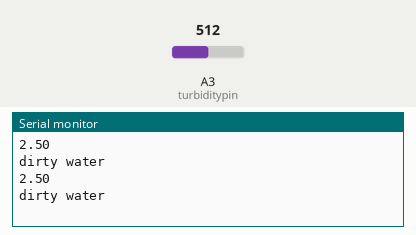
Simulated run of this sketch. Board: Arduino Uno, built with avr-gcc and run on an emulated ATmega328P. On the bench: the last lines printed to the serial monitor. The inputs (shaded band) are chosen by the test bench; at power-on: A3 (turbiditypin) = 512.

Above: at 2.8 s.
2.9 s: A3 (turbiditypin) set to 808
At 4.9 s:
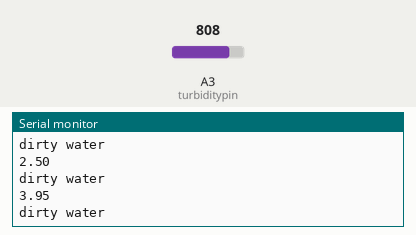
5.6 s: A3 (turbiditypin) set to 826
At 6.5 s:
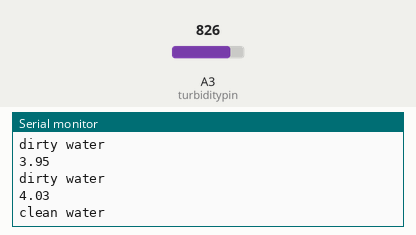
Timing chart, 0 to 8.6 s (numbered marks = the images above; inputs shaded):
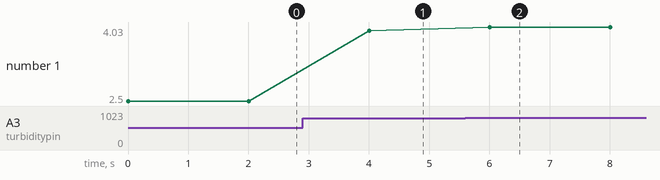

Measured:
- the behaviour switches between 819 and 820 on A3 (turbiditypin) (found by bisection; images 1 and 2)
- after the input at 2.9 s, the serial monitor: prints a new line after 1.1 s (image 1)
- after the input at 5.6 s, the serial monitor: prints a new line after 0.40 s (image 2)
- plotted number 1: 2.5 → 3.95 after the input at 2.9 s, 3.95 → 4.03 after the input at 5.6 s

The sketch:

version2.ino
```cpp
#define phpin A0
#define tdspin A1
#define turbiditypin A3

float sensor1volt,sensor2volt;
float sensor1,sensor2,sensor3;
float phvalue=0,acidvoltage=2032.44,neutralvoltage=1500.0; // data for phsensor
float ecvalue,ecvalue25,analogval2,tdsvalue=0,aref=5.0,adcrange=1024.0,tdsfactor =0.5,kvalue=1.0; // data for tdssensor
float turbidityvalue; // data for turbidity sensor
float temperature=25;


void setup() {
  // put your setup code here, to run once:
Serial.begin(9600);
}

void loop() {
  // put your main code here, to run repeatedly:
  //phvalue=readph();
  //delay(1000);
  //tdsvalue=readtds();
  //delay(1000);
  turbidityvalue=readturbidity();
  delay(1000);

}
float readph()
{
    sensor1volt = analogRead(phpin)/1024.0*5000;
    float slope = (7.0-4.0)/((neutralvoltage-1500.0)/3.0 - (acidvoltage-1500.0)/3.0);  // two point: (_neutralVoltage,7.0),(_acidVoltage,4.0)
    float intercept =  7.0 - slope*(neutralvoltage-1500.0)/3.0;
    sensor1 = slope*(sensor1volt-1500.0)/3.0+intercept;
    Serial.print("phvalue:");
    Serial.println(sensor1);
    delay(1000);
    return sensor1;
  }

  float readtds()
  {
    analogval2 = analogRead(tdspin);
    sensor2volt = analogval2/adcrange*aref;
    ecvalue=(133.42*sensor2volt*sensor2volt*sensor2volt - 255.86*sensor2volt*sensor2volt + 857.39*sensor2volt)*kvalue;
    ecvalue25  =  ecvalue / (1.0+0.02*(temperature-25.0));  //temperature compensation
    sensor2 = ecvalue25 * tdsfactor;
    Serial.print(tdsvalue);
    Serial.println("ppm");
    delay(1000);
    return sensor2;
  }

 float readturbidity()
 {
  int sensor3volt = analogRead(turbiditypin);// read the input on analog pin 0:
  sensor3 = sensor3volt * (5.0 / 1024.0); // Convert the analog reading (which goes from 0 - 1023) to a voltage (0 - 5V):
  Serial.println(sensor3);
  if(sensor3 <4.0)
  {
    Serial.println("dirty water"); // print out the value you read:
  }
  else if(sensor3 >=4.0)
  {
    Serial.println("clean water"); // print out the value you read:
  }
  delay(1000);
  return sensor3;

 }
```
